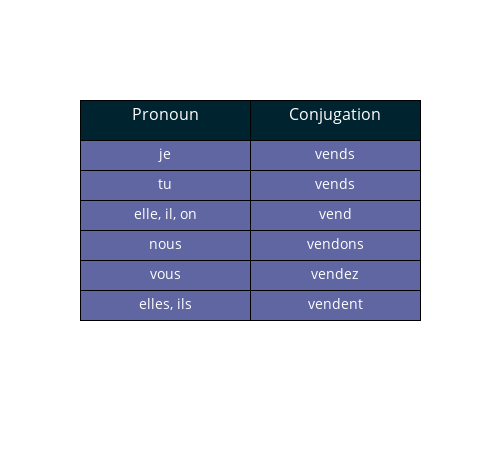

This figure's notebook cell:
### Markdown cell above
## 3. The "-re" Regular Verbs

There is a general rubric for conjugating verbs that end in **re** in the present tense. 

We will illustrate this with the verb "vendre" (to sell). The stem of the verb finit is "vend-". We conjugate it by adding on the endings "s", "s", "nothing", "ons", "ez" "ent" for the corresponding pronouns, as follows:

### Code cell
french = ['je','tu','elle, il, on','nous','vous','elles, ils']
vendre_stem = ['vend-','vend-','vend-','vend-','vend-','vend-']
re_ending = ['s','s','','ons','ez','ent']
vendre_conjug = ['vends','vends','vend','vendons','vendez','vendent']


trace0 = go.Table(
  columnorder = [1,2],
  columnwidth = [10,10],
  header = dict(
    values = ['Pronoun','Conjugation'],
    line = dict(color = 'rgb(0,0,0)'),
    fill = dict(color = 'rgb(0,35,48)'),
    align = ['center','center'],
    font = dict(color = 'white', size = 16),
    height = 40
  ),
  cells = dict(
    values = [french,vendre_conjug],
    line = dict(color = 'black'),
    fill = dict(color = 'rgb(95,102,161)'),
    align = ['center', 'center'],
    font = dict(color = 'white', size = 14),
    height = 30
    )
)
layout = dict(width=500, height=450)

data = [trace0]
fig = dict(data = data, layout = layout)

iplot(fig)

### Figure 1 — Plotly figure (JSON) as saved in the notebook; plotly's stock layout.template omitted (floating-point values rounded to 4 significant figures)
{"data": [{"cells": {"align": ["center", "center"], "fill": {"color": "rgb(95,102,161)"}, "font": {"color": "white", "size": 14}, "height": 30, "line": {"color": "black"}, "values": [["je", "tu", "elle, il, on", "nous", "vous", "elles, ils"], ["vends", "vends", "vend", "vendons", "vendez", "vendent"]]}, "columnorder": [1, 2], "columnwidth": [10, 10], "header": {"align": ["center", "center"], "fill": {"color": "rgb(0,35,48)"}, "font": {"color": "white", "size": 16}, "height": 40, "line": {"color": "rgb(0,0,0)"}, "values": ["Pronoun", "Conjugation"]}, "type": "table"}], "layout": {"height": 450, "width": 500}}
